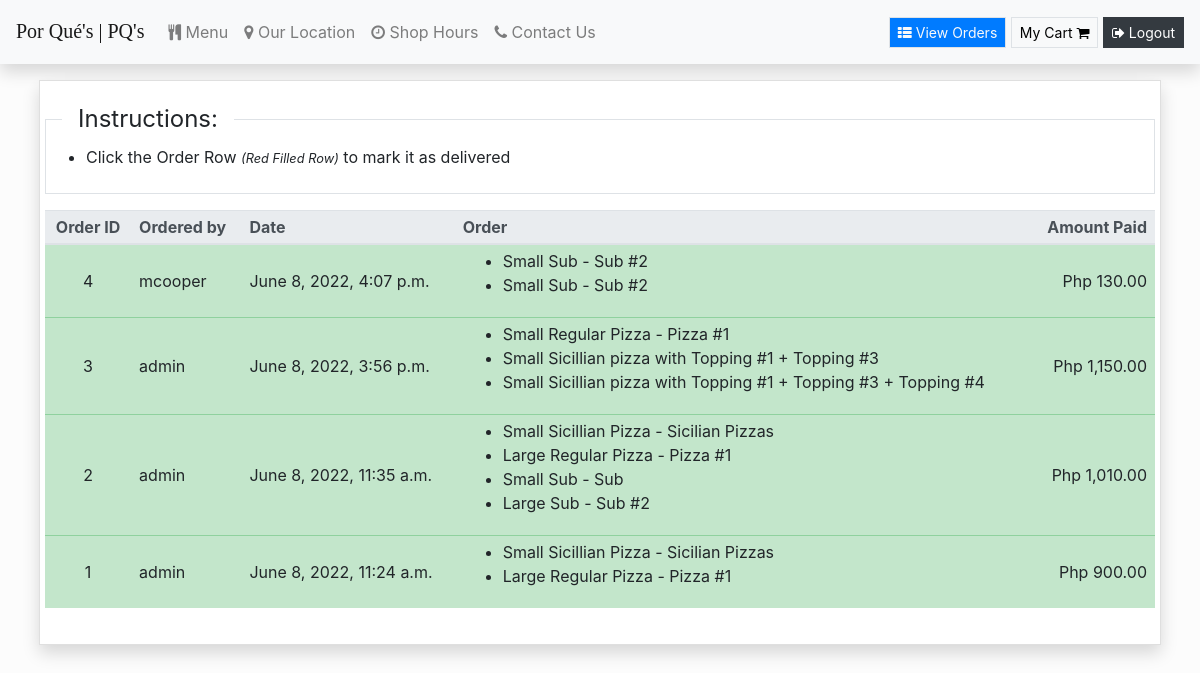
Page /view-orders (signed in) on the earlier database version.
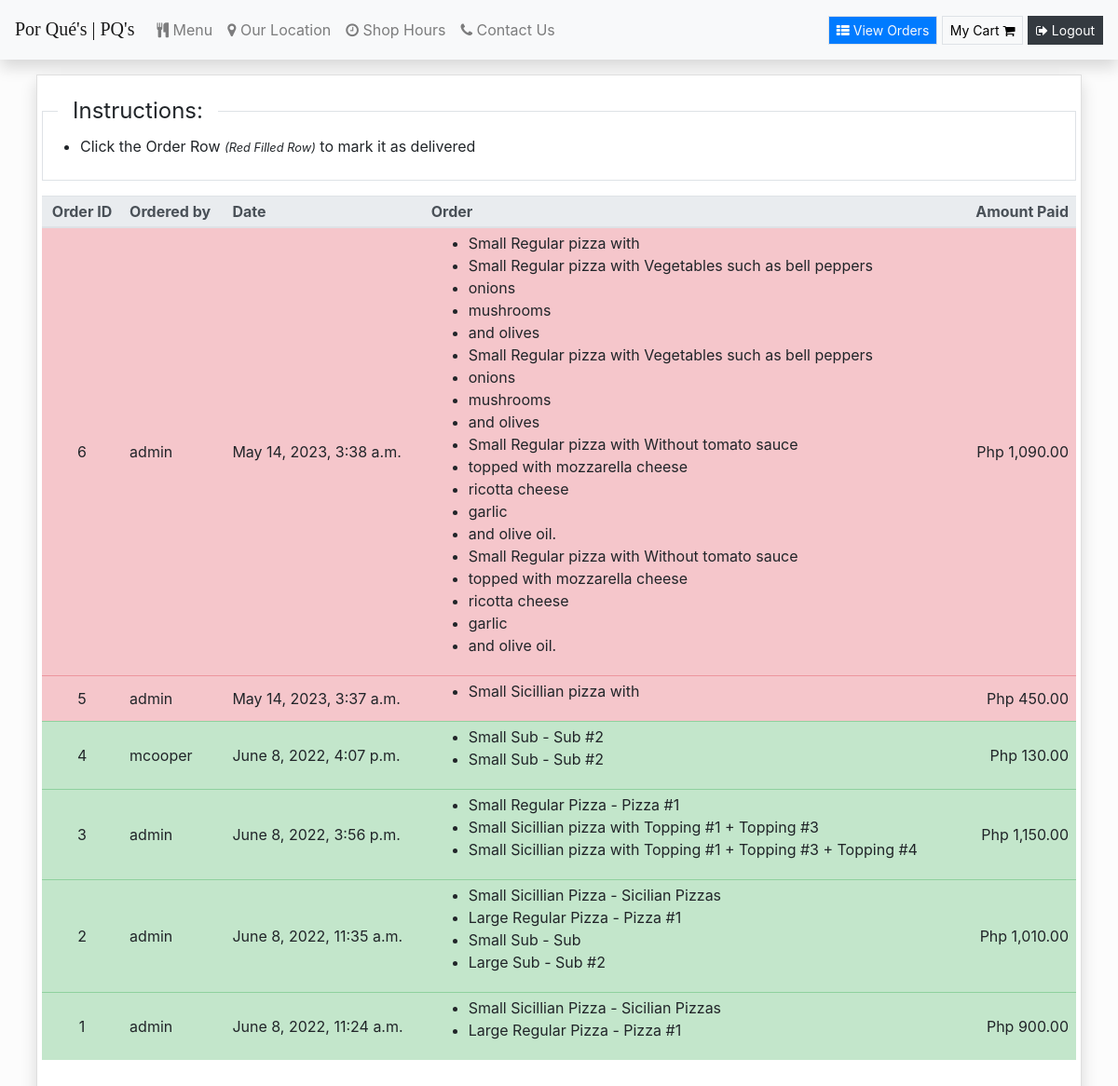
Same page on the later database version.
### orders/models.py (models this page shows, shortened)
class UserOrder(models.Model):
    username = models.CharField(max_length=200)  # who placed the order
    order = models.TextField()
    price = models.DecimalField(
        max_digits=6, decimal_places=2)  # how much was the order
    time_of_order = models.DateTimeField(default=datetime.now, blank=True)
    delivered = models.BooleanField()
    class Meta:
        verbose_name = "User Order List"
        verbose_name_plural = "User Order List"

### orders/views.py (the view)
# urls.py: path("view-orders", views.view_orders, name="view_orders"),
def view_orders(request):
    if request.user.is_superuser:
        rows = UserOrder.objects.all().order_by('-time_of_order')
        return render(request, "orders/orders.html", context = {"rows":rows})
    else:
        rows = UserOrder.objects.all().filter(username = request.user.username).order_by('-time_of_order')
        return render(request, "orders/orders.html", context = {"rows":rows})

### orders/templatetags/custom_tags.py (called while the page is built)
@register.filter(name="format_cart")
def format_cart(value):
    return value[1:-1].split(",")

@register.filter(name="format_cart_item")
def format_cart_item(value):
    return value.replace("'","")

### orders/templates/orders/orders.html
{% extends 'orders/header.html' %} {% load custom_tags %} {% load humanize %} {% block content %}
<div class="container-fluid">
    <div class="content my-3 px-4">
        <div class="card shadow rounded-0">
            <div class="card-body">
                <div class="row justify-content-center">
                    {% if user.is_superuser %}
                    <fieldset class="pb-2 mb-3 border w-100">
                        <legend class="px-3 w-auto ml-3">Instructions:</legend>
                        <ul>
                            <li>Click the Order Row <small><i>(Red Filled Row)</i></small> to mark it as delivered</li>
                        </ul>
                    </fieldset>
                    {% else %}
                    <h2> List of Orders </h2>
                    {% endif %}
                    <table class="table" id="order-tbl">
                        <thead class="thead-light">
                            <tr>
                                <th scope="col">Order ID</th>
                                <th scope="col">Ordered by</th>
                                <th scope="col">Date</th>
                                <th scope="col">Order</th>
                                <th scope="col">Amount Paid</th>
                            </tr>
                        </thead>
                        <tbody id="orders_table">
                            {% for row in rows %} {% if row.delivered %}
                            <tr class="table-success">
                                {% else %}
                                <tr class="table-danger mark-as-complete">
                                    {% endif %}
                                    <td>{{row.id}}</td>
                                    <td>{{row.username}}</td>
                                    <td>{{row.time_of_order}}</td>
                                    <td>
                                        <ul>
                                            {% for item in row.order|format_cart %}
                                            <li>{{item|format_cart_item}}</li>
                                            {% endfor %}
                                        </ul>
                                    </td>
                                    <td>Php {{row.price|floatformat:2|intcomma}}</td>
                                </tr>
                                {% endfor %}
                        </tbody>
                    </table>
                </div>
            </div>
        </div>
    </div>
</div>
{% endblock %}

Differences in the rows shown:
added UserOrder: id "6", username "admin", time_of_order "May 14, 2023, 3:38 a.m.", order "Small Regular pizza with" "Small Regular pizza with Vegetables such as bell peppers" "onions" "mushrooms" "and olives" "Small Regular pizza with Vegetables such as bell peppers" "onions" "mushrooms" "and olives" "Small Regular pizza with Without tomato sauce" "topped with mozzarella cheese" "ricotta cheese" "garlic" "and olive oil." "Small Regular pizza with Without tomato sauce" "topped with mozzarella cheese" "ricotta cheese" "garlic" "and olive oil.", price "1,090.00"
added UserOrder: id "5", username "admin", time_of_order "May 14, 2023, 3:37 a.m.", order "Small Sicillian pizza with", price "450.00"
